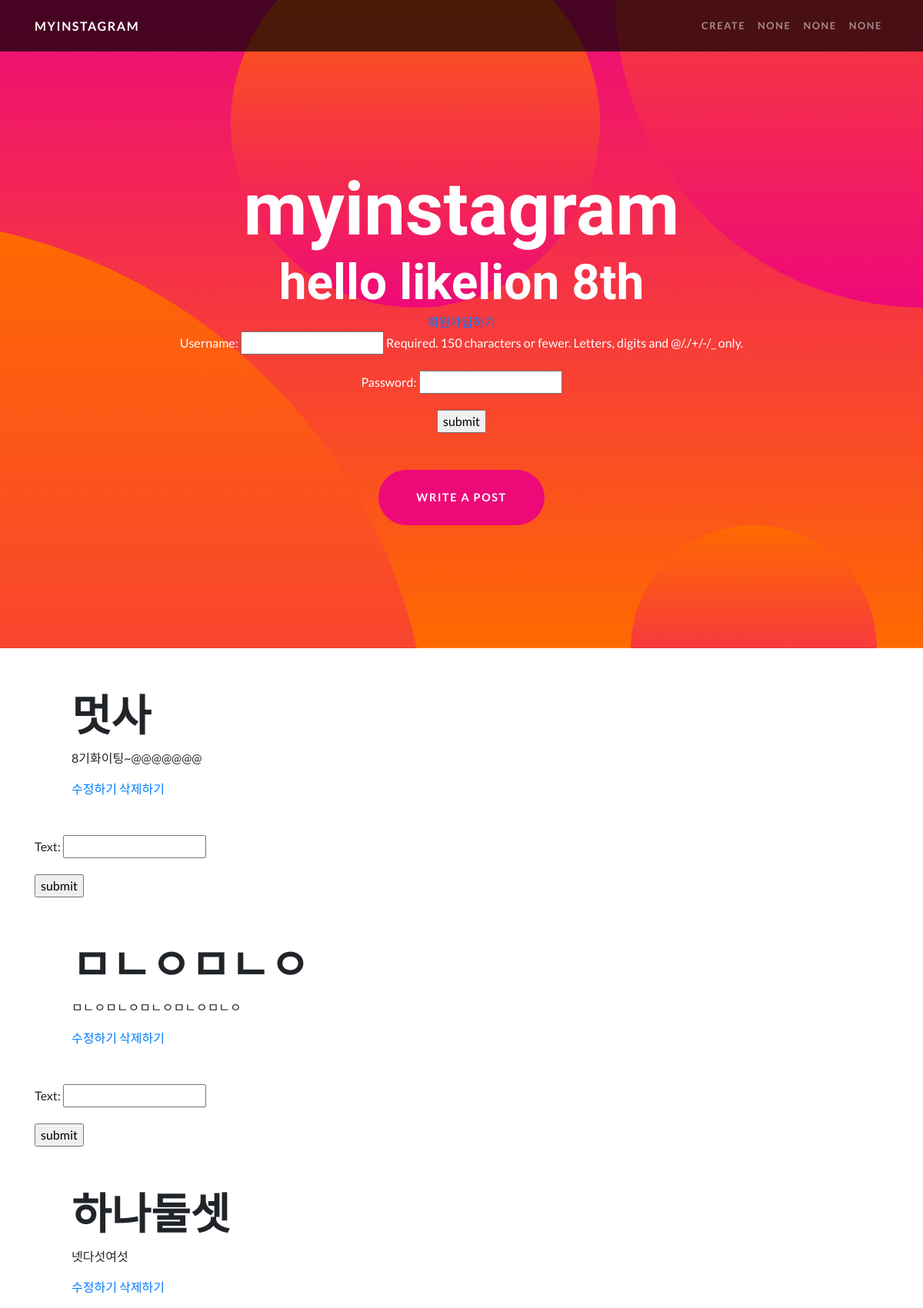
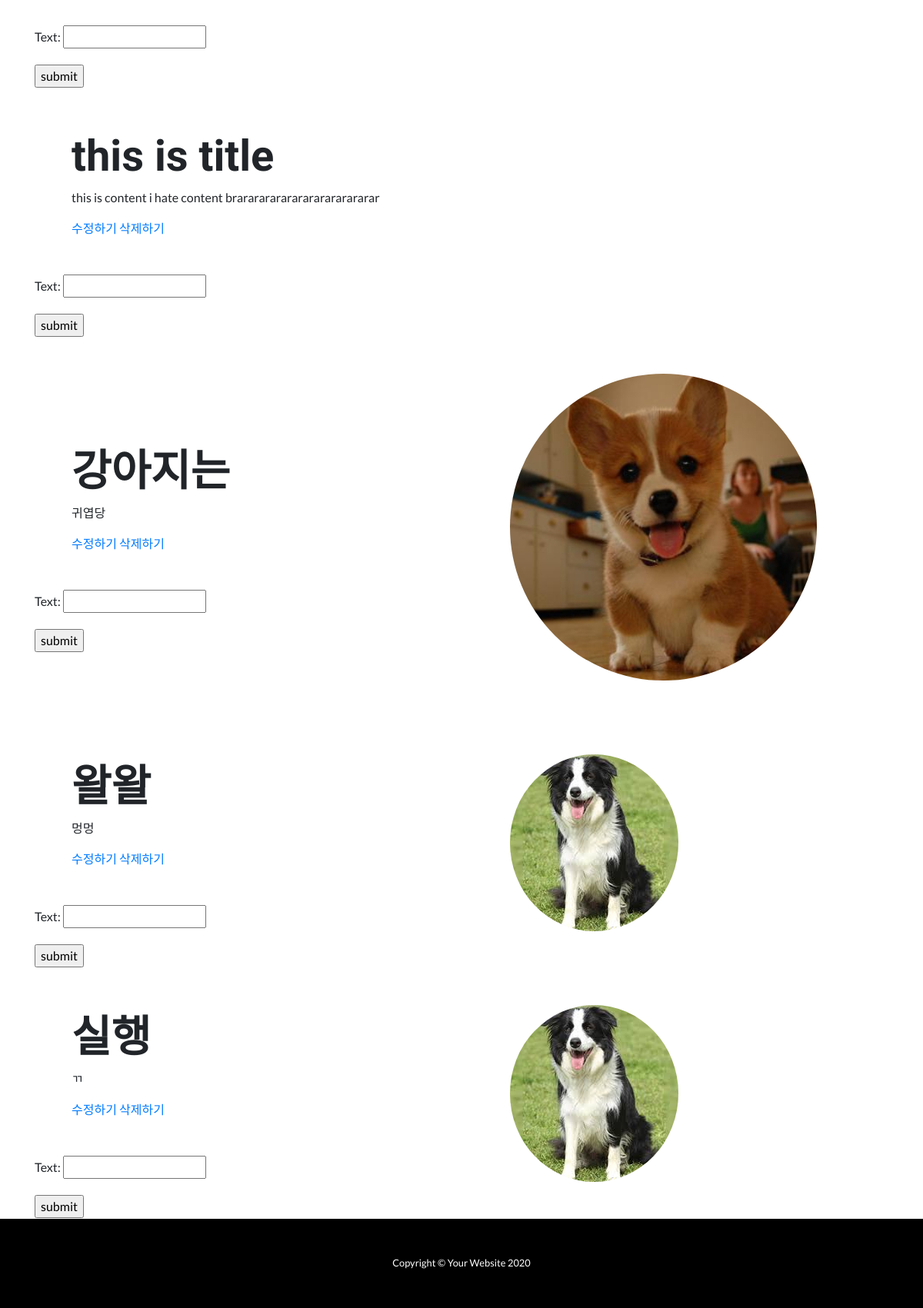
The app's page /, older data (2 pictures, top to bottom).
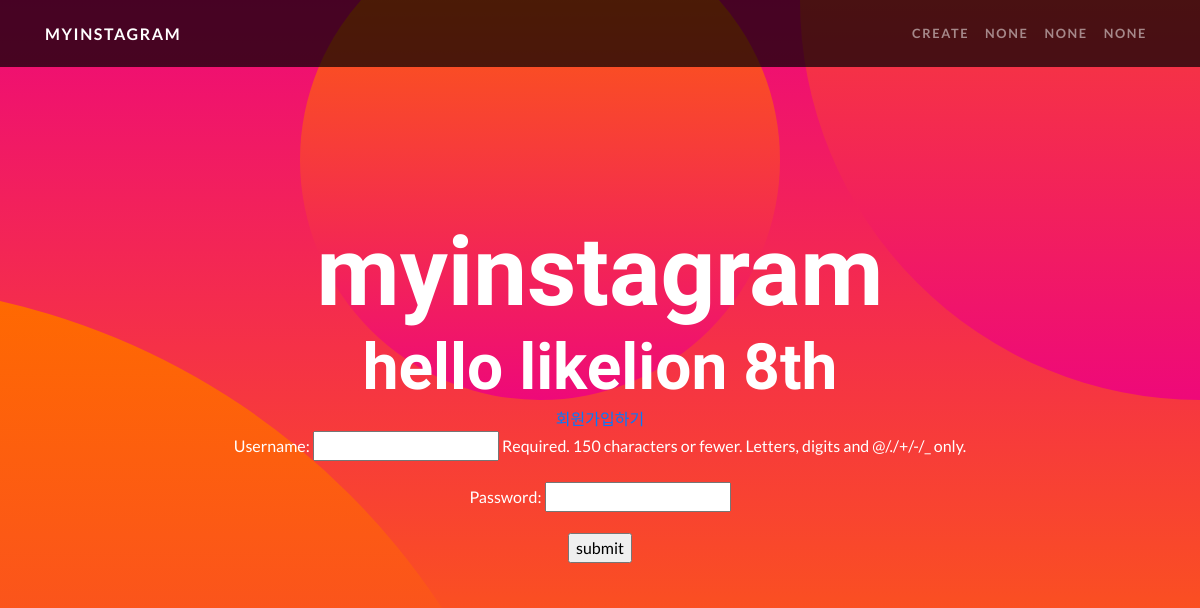
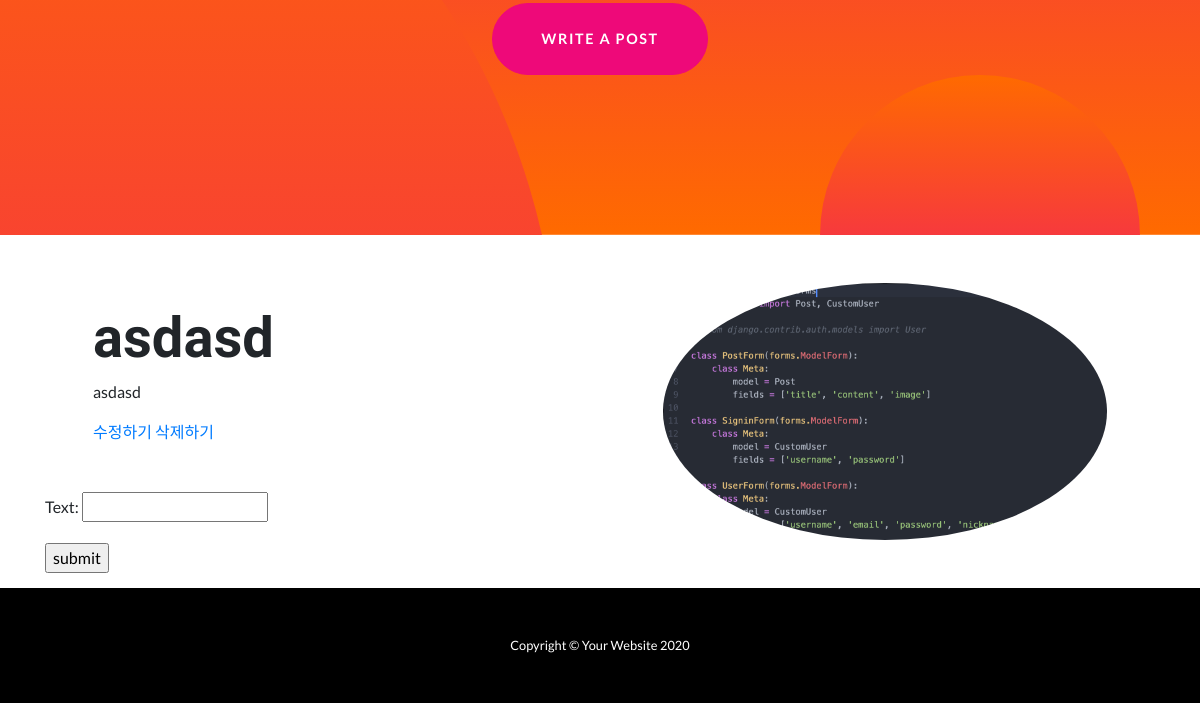
The same page, newer data (2 pictures, top to bottom).
### appname/models.py (models this page shows, shortened)
class Post(models.Model):
    title = models.CharField(max_length=200)
    content = models.TextField()
    image = models.ImageField(upload_to='images/', blank=True)
    writer = models.ForeignKey(settings.AUTH_USER_MODEL, on_delete=models.CASCADE, related_name="writer", default="")

### appname/views.py (the view)
# urls.py: path('', appname.views.main, name='main'),
def main(request):
    posts = Post.objects.all()
    signin_form = SigninForm()
    comment_form = CommentForm()
    return render(request, 'appname/main.html', {'posts': posts, 'signin_form': signin_form,
    'comment_form': comment_form})

### appname/forms.py
class SigninForm(forms.ModelForm):
    class Meta:
        model = CustomUser
        fields = ['username', 'password']

class CommentForm(forms.ModelForm):
    class Meta:
        model = Comment
        fields = ['text']

### appname/templates/appname/main.html (shortened to what this page needs)
{% extends 'appname/base.html' %}
{% block header %}
<header class="masthead text-center text-white">
  <div class="masthead-content">
    <div class="container">
      <h1 class="masthead-heading mb-0">myinstagram</h1>
      {% if user.is_authenticated %}
      <h2 class="masthead-subheading mb-0">hello {{ user.username }}</h2>
      <a href="{% url 'logout' %}"> sign out</a>
      {% else %}
      <h2 class="masthead-subheading mb-0">hello likelion 8th</h2>
      <a href="{% url 'signup' %}">회원가입하기</a>
      <form method="POST" action="/signin">
        {{ signin_form.as_p }}
        <input type="submit" value="submit">
      </form>
      {% endif %}
      <a href="/create" class="btn btn-primary btn-xl rounded-pill mt-5">write a post</a>
    </div>
  </div>
  <div class="bg-circle-1 bg-circle"></div>
  <div class="bg-circle-2 bg-circle"></div>
  <div class="bg-circle-3 bg-circle"></div>
  <div class="bg-circle-4 bg-circle"></div>
</header>
{% endblock %}
{% block content %}
{% load static %}
{% for post in posts %}
<section>
  <div class="container">
    <div class="row align-items-center">
      <div class="col-lg-6 order-lg-2">
        <div class="p-5">
          {% if post.image %}
          <img class="img-fluid rounded-circle" src="{{ post.image.url }}" alt="">
          {% endif %}
        </div>
      </div>
      <div class="col-lg-6 order-lg-1">
        <div class="p-5">
          <h2 class="display-4">{{post.title}}</h2>
          <p>{{post.content}}</p>
          <a href="{% url 'update' pk=post.pk %}"> 수정하기 </a>
          <a href="{% url 'delete' pk=post.pk %}"> 삭제하기 </a>
        </div>
        <form method="POST" action='/comment/{{ post.id }}'>
          {{ comment_form.as_p }}
          <input type="submit" value="submit">
        </form>
      </div>
    </div>
  </div>
</section>
{% endfor %}
{% endblock %}

### appname/templates/appname/base.html (shortened to what this page needs)
<!doctype html>
{% load static %}
<html>
<head>
  <link href="{% static 'appname/vendor/bootstrap/css/bootstrap.min.css' %}" rel="stylesheet">
  <link href="{% static 'appname/css/one-page-wonder.min.css' %}" rel="stylesheet">
</head>
<body>
  <nav class="navbar navbar-expand-lg navbar-dark navbar-custom fixed-top">
    <div class="container">
      <a class="navbar-brand" href="/">myinstagram</a>
      <div class="collapse navbar-collapse" id="navbarResponsive">
        <ul class="navbar-nav ml-auto">
          <li class="nav-item">
            <a class="nav-link" href="/create">create</a>
          </li>
          <li class="nav-item">
            <a class="nav-link" href="/">none</a>
          </li>
          <li class="nav-item">
            <a class="nav-link" href="/">none</a>
          </li>
          <li class="nav-item">
            <a class="nav-link" href="/">none</a>
          </li>
        </ul>
      </div>
    </div>
  </nav>
{% block header %}
{% endblock %}
{% block content %}
{% endblock %}
  <footer class="py-5 bg-black">
    <div class="container">
      <p class="m-0 text-center text-white small">Copyright &copy; Your Website 2020</p>
    </div>
  </footer>
</body>
</html>

Row changes from the older to the newer data that the page shows:
removed Post: title "멋사", content "8기화이팅~@@@@@@@"
removed Post: title "ㅁㄴㅇㅁㄴㅇ", content "ㅁㄴㅇㅁㄴㅇㅁㄴㅇㅁㄴㅇㅁㄴㅇ"
removed Post: title "하나둘셋", content "넷다섯여섯"
removed Post: title "this is title", content "this is content i hate content brararararararararararararar"
removed Post: image (picture), title "강아지는", content "귀엽당"
removed Post: image (picture), title "왈왈", content "멍멍"
removed Post: image (picture), title "실행", content "ㄲ"
added Post: image (picture), title "asdasd", content "asdasd"
